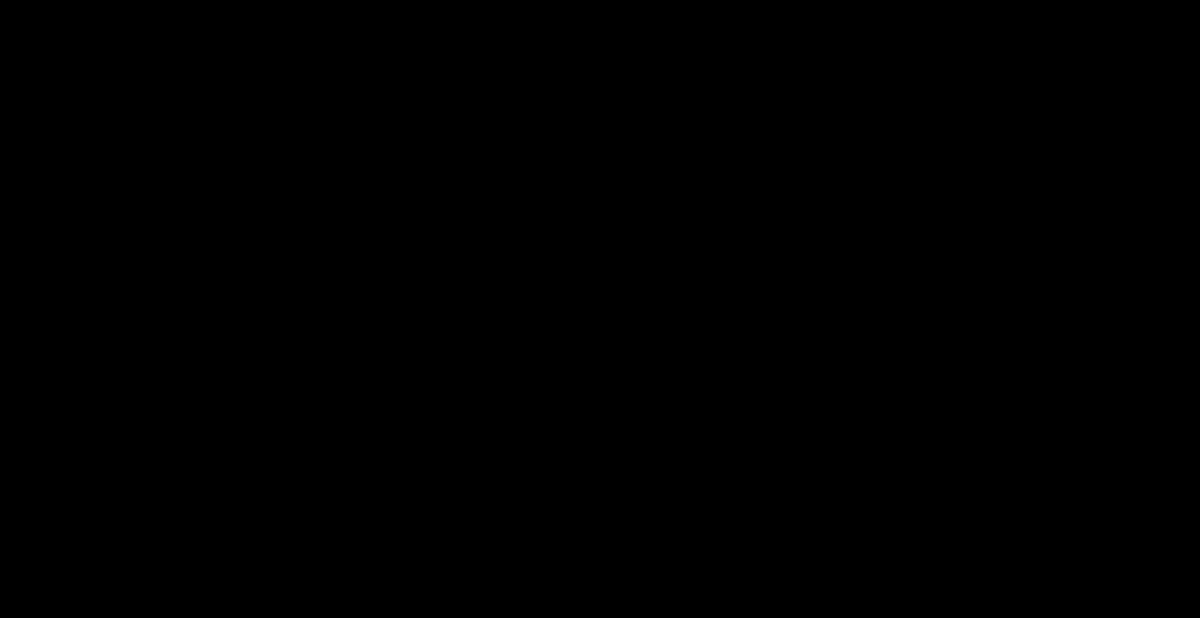
Frame 1 (no input)
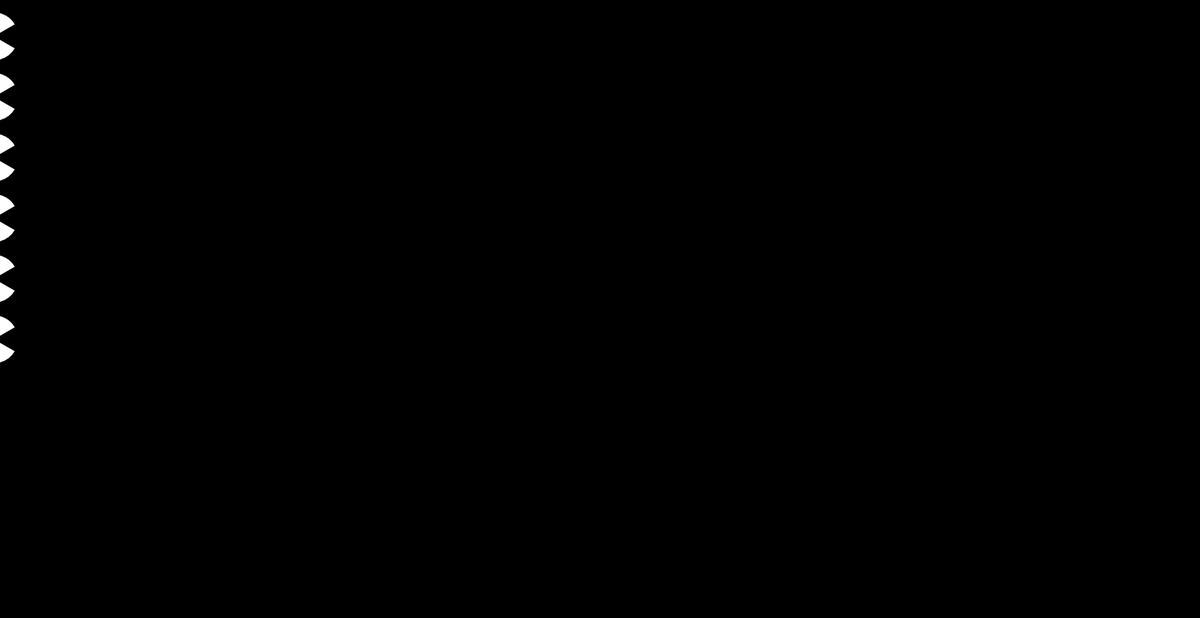
Frame 60 (no input)
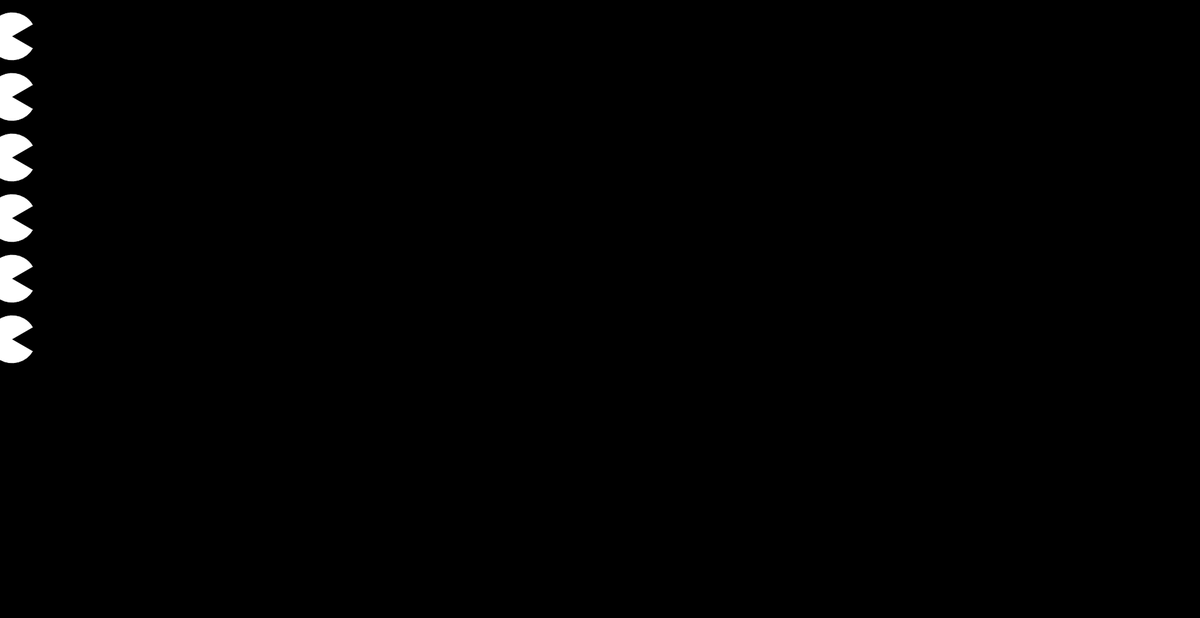
Frame 120 (the mouse pressed at the canvas centre since frame 60)

The p5.js sketch that drew these frames (run headless with seeded random() and noise() and a simulated clock; from frame 60 on, the mouse is pressed at the canvas centre):

// p5.js sketch
// ── sketch.js


//  Variables:
var radius = 40;
var x = -radius;
var speed = 0.5;


function setup() {
    createCanvas(1980, 1020);
    ellipseMode(RADIUS);
}

function draw() {

    // WRAP TECHNIQUE:
    // ======================================
    //  background is placed here to ensure that the image is drawn again each frame 
    //  refresh
    background(0);
    x += speed;
    if (x > width + radius) { // if the item goes off the screen boundary
        //  reset the value of X to have the image repeat
        x = -radius;

    }
    // ======================================

    arc(x, 60, radius, radius, 0.52, 5.76);
    arc(x, 160, radius, radius, 0.52, 5.76);
    arc(x, 260, radius, radius, 0.52, 5.76);
    arc(x, 360, radius, radius, 0.52, 5.76);
    arc(x, 460, radius, radius, 0.52, 5.76);
    arc(x, 560, radius, radius, 0.52, 5.76);
}
